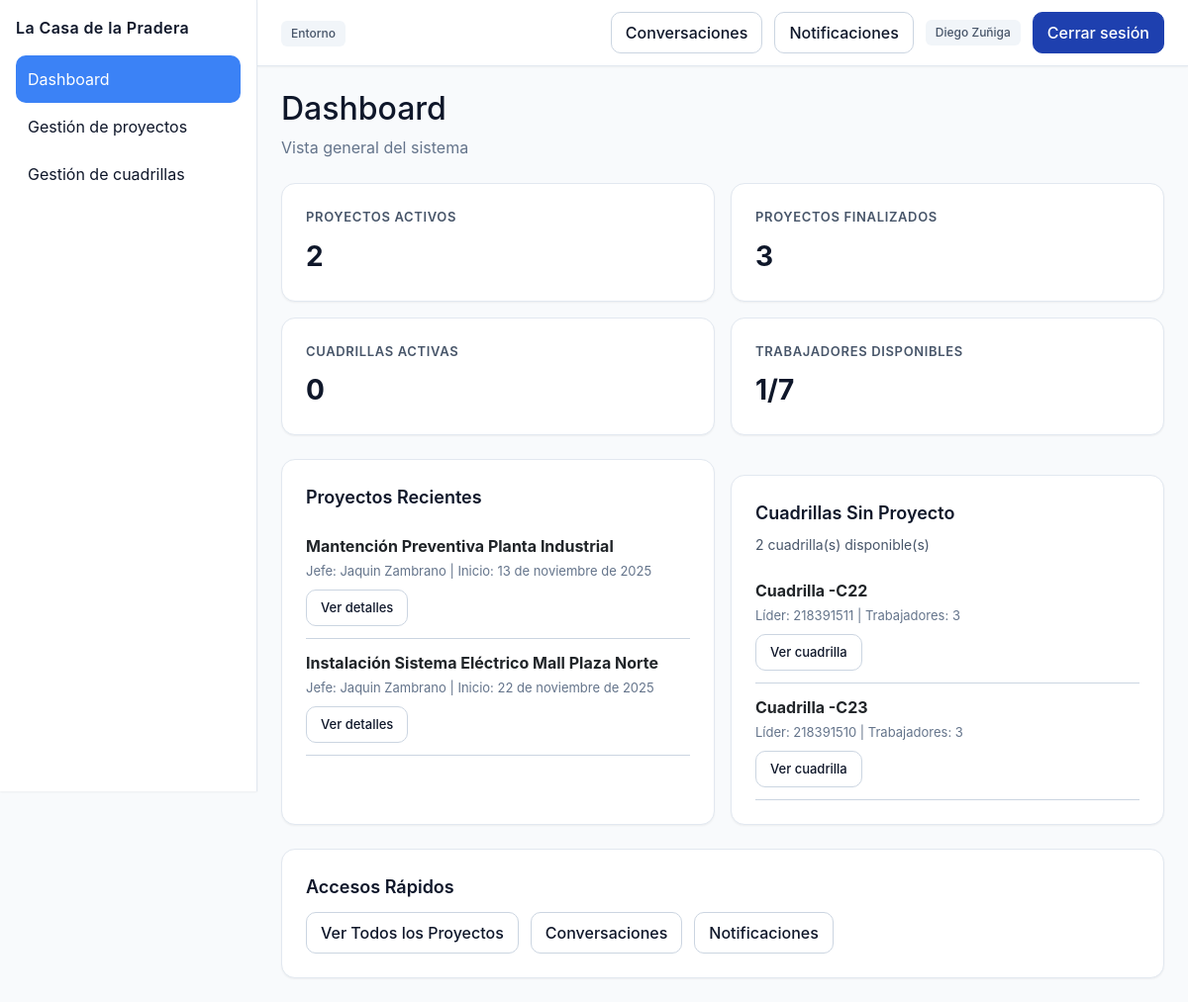
The app's page /dashboard/ (signed in), older data.
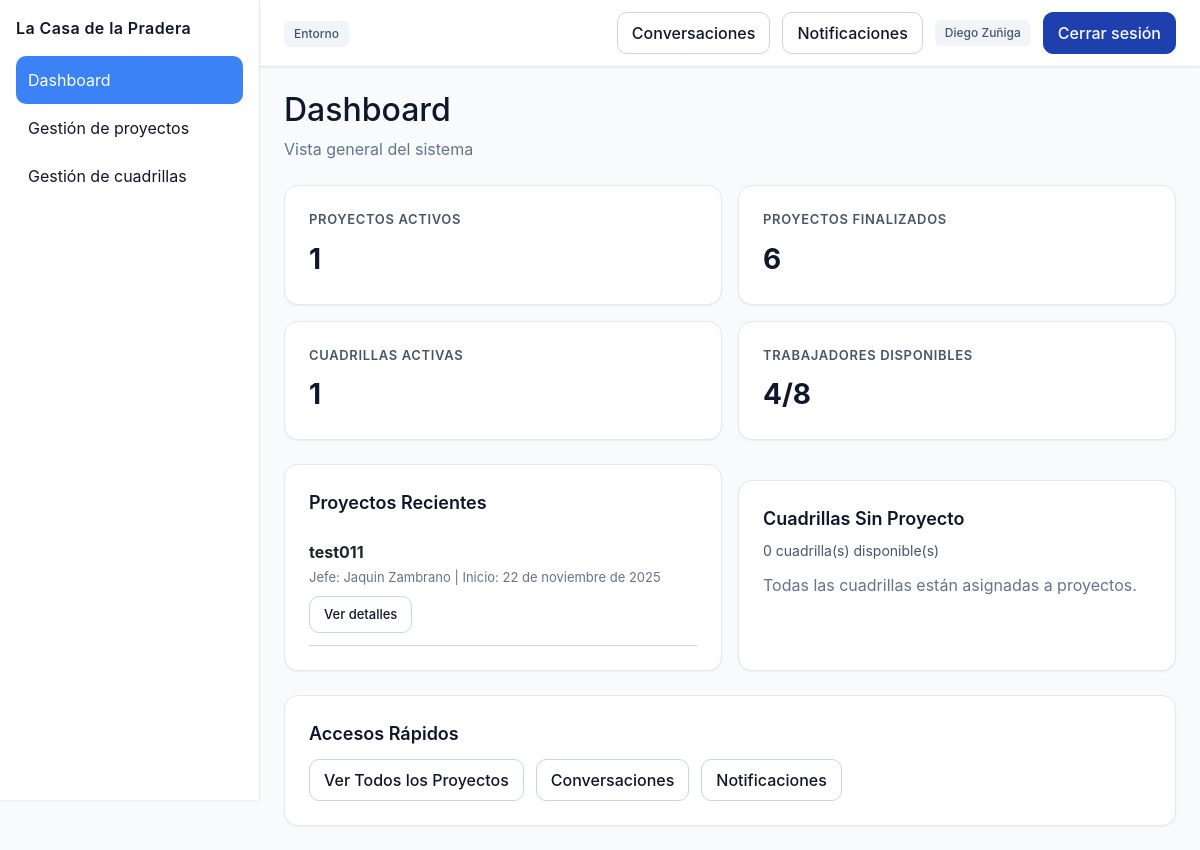
The same page, newer data.
### proyectos/models.py (models this page shows, shortened)
class Proyecto(models.Model):
    nombre = models.CharField(max_length=100)
    descripcion = models.TextField(blank=True)
    TIPO_CHOICES = [
        ('construccion', 'Construcción'),
        ('mantenimiento', 'Mantenimiento'),
        ('instalacion', 'Instalación'),
        ('otro', 'Otro'),
    ]
    tipo = models.CharField(max_length=30, choices=TIPO_CHOICES, default='otro')
    COMPLEJIDAD_CHOICES = [
        ('baja', 'Baja'),
        ('media', 'Media'),
        ('alta', 'Alta'),
    ]
    complejidad = models.CharField(max_length=10, choices=COMPLEJIDAD_CHOICES, default='media')
    fecha_inicio = models.DateField()
    fecha_termino = models.DateField(null=True, blank=True)
    jefe = models.ForeignKey(User, on_delete=models.CASCADE, related_name='proyectos')
    created_by = models.ForeignKey(User, on_delete=models.SET_NULL, null=True, blank=True, related_name='proyectos_creados')
    created_at = models.DateTimeField(auto_now_add=True)
    activo = models.BooleanField(default=True)

### personal/models.py (models this page shows, shortened)
class Cuadrilla(models.Model):
    nombre = models.CharField(max_length=100)
    proyecto = models.ForeignKey(Proyecto, on_delete=models.CASCADE, related_name='cuadrillas', null=True, blank=True)
    lider = models.ForeignKey(User, on_delete=models.SET_NULL, null=True, blank=True, related_name='cuadrillas_lideradas')

### core/views.py (the view)
# urls.py: path('dashboard/', views.dashboard_redirect, name='dashboard'),
@login_required(login_url='/usuarios/login/')
def dashboard_redirect(request):
    user = request.user
    is_jefe = user.groups.filter(name='JefeProyecto').exists()
    is_lider = user.groups.filter(name='LiderCuadrilla').exists()
    is_trabajador = user.groups.filter(name='Trabajador').exists()
    proyectos_activos = Proyecto.objects.filter(activo=True).count()
    proyectos_finalizados = Proyecto.objects.filter(activo=False).count()
    cuadrillas_activas = Cuadrilla.objects.exclude(proyecto__isnull=True).count()
    cuadrillas_sin_proyecto = Cuadrilla.objects.filter(proyecto__isnull=True).count()
    total_trabajadores = User.objects.filter(groups__name='Trabajador').count()
    trabajadores_asignados = Asignacion.objects.values('trabajador').distinct().count()
    trabajadores_disponibles = total_trabajadores - trabajadores_asignados
    proyectos_recientes = Proyecto.objects.filter(activo=True).order_by('-created_at')[:5]
    cuadrillas_disponibles = Cuadrilla.objects.filter(proyecto__isnull=True)[:5]
    context = {
        'is_jefe': is_jefe,
        'is_lider': is_lider,
        'is_trabajador': is_trabajador,
        'proyectos_activos': proyectos_activos,
        'proyectos_finalizados': proyectos_finalizados,
        'cuadrillas_activas': cuadrillas_activas,
        'cuadrillas_sin_proyecto': cuadrillas_sin_proyecto,
        'total_trabajadores': total_trabajadores,
        'trabajadores_asignados': trabajadores_asignados,
        'trabajadores_disponibles': trabajadores_disponibles,
        'proyectos_recientes': proyectos_recientes,
        'cuadrillas_disponibles': cuadrillas_disponibles,
    }
    return render(request, 'dashboard.html', context)

### core/context_processors.py (called while the page is built)
def notificaciones_no_leidas(request):
    if request.user.is_authenticated:
        return {
            "notifs_no_leidas": request.user.notificaciones.filter(leida=False).count()
        }
    return {"notifs_no_leidas": 0}

### core/templates/dashboard.html (shortened to what this page needs)
{% extends 'base.html' %}
{% load static %}
{% block extra_css %}
<link rel="stylesheet" href="{% static 'css/dashboard.css' %}">
{% endblock %}
{% block content %}
<div style="margin-bottom: 24px;">
    <h2 style="margin-bottom: 8px;">Dashboard</h2>
    <p style="color: var(--color-muted);">Vista general del sistema</p>
</div>
<div class="dashboard-metrics">
    <div class="card-kpi">
        <div class="heading">Proyectos Activos</div>
        <div class="number">{{ proyectos_activos }}</div>
    </div>
    <div class="card-kpi">
        <div class="heading">Proyectos Finalizados</div>
        <div class="number">{{ proyectos_finalizados }}</div>
    </div>
    <div class="card-kpi">
        <div class="heading">Cuadrillas Activas</div>
        <div class="number">{{ cuadrillas_activas }}</div>
    </div>
    <div class="card-kpi">
        <div class="heading">Trabajadores Disponibles</div>
        <div class="number">{{ trabajadores_disponibles }}/{{ total_trabajadores }}</div>
    </div>
</div>
<div class="grid grid--cols-2" style="margin-top: 24px;">
    <div class="card">
        <div class="card-title">Proyectos Recientes</div>
        {% if proyectos_recientes %}
        <ul style="list-style: none; padding: 0; margin: 0;">
            {% for proyecto in proyectos_recientes %}
            <li style="padding: 12px 0; border-bottom: 1px solid var(--color-border);">
                <strong>{{ proyecto.nombre }}</strong>
                <div style="font-size: 13px; color: var(--color-muted); margin-top: 4px;">
                    Jefe: {{ proyecto.jefe.get_full_name|default:proyecto.jefe.username }}
                    | Inicio: {{ proyecto.fecha_inicio }}
                </div>
                <div style="margin-top: 8px;">
                    <a href="{% url 'proyectos:panel' %}" class="btn btn--ghost" style="padding: 4px 10px; font-size: 13px;">Ver detalles</a>
                </div>
            </li>
            {% endfor %}
        </ul>
        {% else %}
        <p style="color: var(--color-muted);">No hay proyectos activos recientes.</p>
        {% endif %}
    </div>
    <div class="card">
        <div class="card-title">Cuadrillas Sin Proyecto</div>
        <div class="card-subtitle">{{ cuadrillas_sin_proyecto }} cuadrilla(s) disponible(s)</div>
        {% if cuadrillas_disponibles %}
        <ul style="list-style: none; padding: 0; margin: 0;">
            {% for cuadrilla in cuadrillas_disponibles %}
            <li style="padding: 12px 0; border-bottom: 1px solid var(--color-border);">
                <strong>{{ cuadrilla.nombre }}</strong>
                <div style="font-size: 13px; color: var(--color-muted); margin-top: 4px;">
                    Líder: {{ cuadrilla.lider.username|default:"Sin líder" }}
                    | Trabajadores: {{ cuadrilla.asignaciones.count }}
                </div>
                <div style="margin-top: 8px;">
                    <a href="{% url 'personal:detalle_cuadrilla' cuadrilla.id %}" class="btn btn--ghost" style="padding: 4px 10px; font-size: 13px;">Ver cuadrilla</a>
                </div>
            </li>
            {% endfor %}
        </ul>
        {% else %}
        <p style="color: var(--color-muted);">Todas las cuadrillas están asignadas a proyectos.</p>
        {% endif %}
    </div>
</div>
<div class="card" style="margin-top: 24px;">
    <div class="card-title">Accesos Rápidos</div>
    <div style="display: flex; gap: 12px; flex-wrap: wrap;">
        <a href="{% url 'proyectos:panel' %}" class="btn btn--ghost">Ver Todos los Proyectos</a>
        <a href="{% url 'comunicacion:conversations_list' %}" class="btn btn--ghost">Conversaciones</a>
        <a href="{% url 'personal:mis_notificaciones' %}" class="btn btn--ghost">Notificaciones</a>
    </div>
</div>
{% endblock %}

Row changes from the older to the newer data that the page shows:
no longer on this page (row edited): Proyecto: nombre "Mantención Preventiva Planta Industrial", jefe.get_full_name "Jaquin Zambrano", fecha_inicio "13 de noviembre de 2025"
no longer on this page (row edited): Proyecto: nombre "Instalación Sistema Eléctrico Mall Plaza Norte", jefe.get_full_name "Jaquin Zambrano", fecha_inicio "22 de noviembre de 2025"
removed Cuadrilla: nombre "Cuadrilla -C22", lider.username "218391511", asignaciones.count "3"
removed Cuadrilla: nombre "Cuadrilla -C23", lider.username "218391510", asignaciones.count "3"
added Proyecto: nombre "test011", jefe.get_full_name "Jaquin Zambrano", fecha_inicio "22 de noviembre de 2025"
Text that changed along with them:
{{ proyectos_activos }}: "2" → "1"
{{ proyectos_finalizados }}: "3" → "6"
{{ cuadrillas_activas }}: "0" → "1"
{{ trabajadores_disponibles }}: "1" → "4"
{{ total_trabajadores }}: "7" → "8"
{{ cuadrillas_sin_proyecto }}: "2" → "0"
text now shown: "Todas las cuadrillas están asignadas a proyectos."
